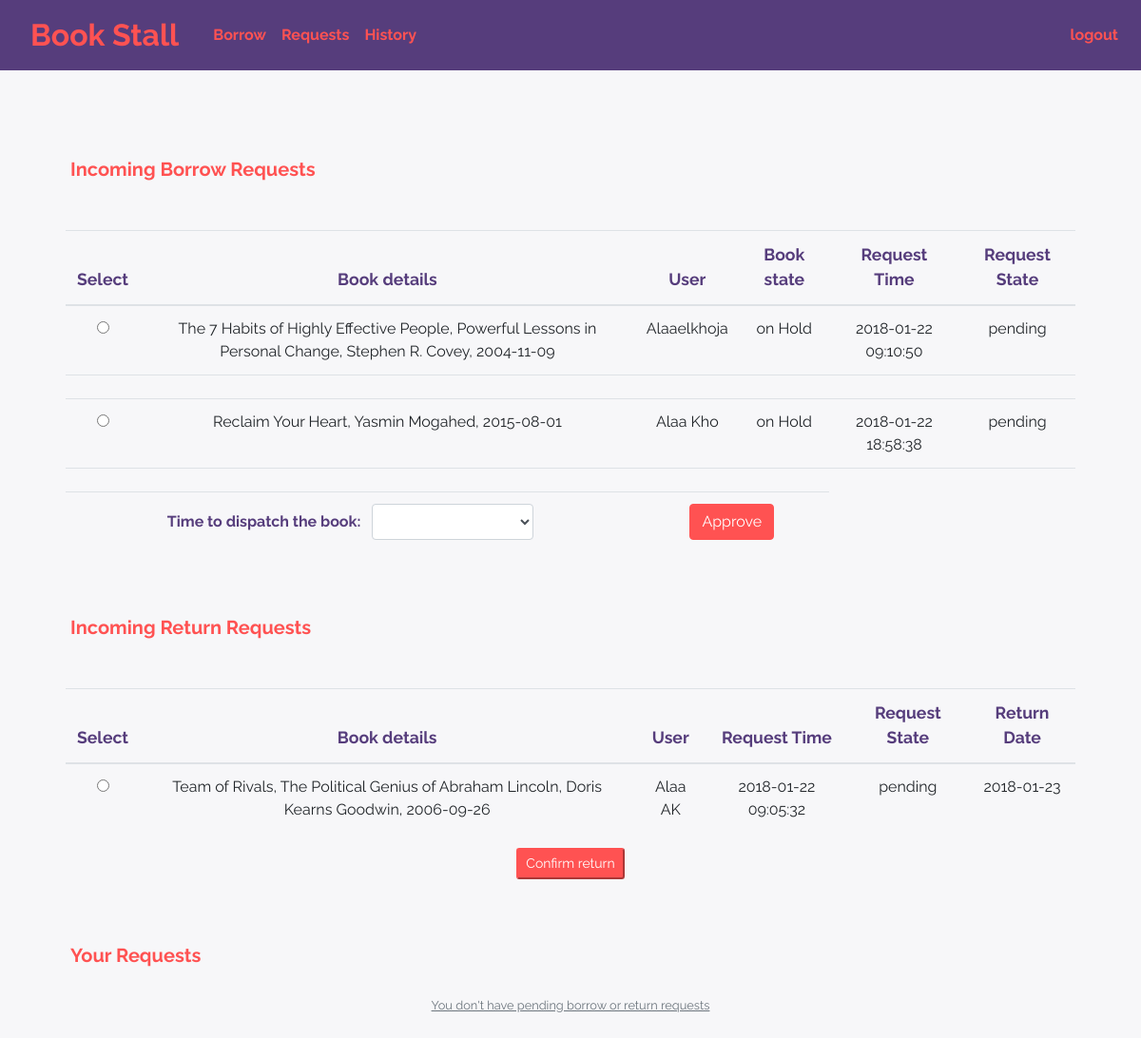
Screenshot of /requests (signed in) with the database file from the repository.
### tables this page shows
CREATE TABLE 'requests' ('id' INTEGER PRIMARY KEY AUTOINCREMENT NOT NULL, 'book_id' INTEGER NOT NULL, 'owner_id' INTEGER NOT NULL, 'user_id' INTEGER NOT NULL, 'state' TEXT NOT NULL DEFAULT pending, 'time' TEXT NOT NULL DEFAULT CURRENT_TIMESTAMP, 'approval_time' TEXT, 'request_type' TEXT, 'delivery_date' TEXT);

CREATE TABLE 'books' ('id' INTEGER PRIMARY KEY AUTOINCREMENT NOT NULL, 'title' TEXT NOT NULL, 'subtitle' TEXT NOT NULL, 'authors' TEXT NOT NULL, 'publishedDate' TEXT NOT NULL, 'lendfor' INTEGER NOT NULL,'review' TEXT, 'notes' TEXT, state TEXT NOT NULL DEFAULT available);

CREATE TABLE 'users' ('id' INTEGER PRIMARY KEY AUTOINCREMENT NOT NULL, 'username' TEXT NOT NULL, 'email' TEXT NOT NULL, 'password' TEXT NOT NULL);

### application.py (the view)
@app.route("/requests", methods=["GET", "POST"])
@login_required
def requests():
    if request.method == "POST":
        if not request.form.get("request_id"):
            flash("Must select a request to approve!")
            return redirect("/requests")
        request_id = request.form.get("request_id")
        approval_time = datetime.date.today()
        request_info = db.execute(
            "SELECT book_id, user_id, request_type FROM requests WHERE id=:id", id=request_id)
        book_id = request_info[0]["book_id"]
        requester_id = request_info[0]["user_id"]
        if request.form.get("cancel"):
            db.execute("DELETE FROM requests WHERE id=:id", id=request_id)
            if request_info[0]["request_type"] == 'borrow':
                db.execute("UPDATE books SET state=:state WHERE id=:id",
                           state='available', id=book_id)
        if request.form.get("approve"):
            if not request.form.get("dispatch_date"):
                flash("Must specify a dispatch time!")
                return redirect("/requests")
            delivery_date = datetime.timedelta(
                days=int(request.form.get("dispatch_date"))) + approval_time
            db.execute("UPDATE requests SET state=:state, approval_time=:approval_time, delivery_date=:delivery_date WHERE id=:id",
                       state="approved", approval_time=approval_time, delivery_date=delivery_date, id=request_id)
        if request.form.get("confirm"):
            db.execute("UPDATE requests SET state=:state, approval_time=:approval_time WHERE id=:id",
                       state="approved", approval_time=approval_time, id=request_id)
            db.execute("UPDATE books SET state=:state WHERE id=:id", state="available", id=book_id)
            db.execute("INSERT INTO borrowed (user_id, operation, book_id, transacted) VALUES (:user_id, :operation, :book_id, :transacted)",
                       user_id=requester_id, operation=-1, book_id=book_id, transacted=approval_time)
            send_email(requester_id, book_id, operation="returned")
        return redirect("/requests")
    else:
        in_rows = db.execute("SELECT requests.id, users.username, books.title, books.subtitle, books.authors, books.publishedDate \
        , books.state, requests.time, requests.state as 'Requeststate' FROM requests JOIN books ON books.id=requests.book_id JOIN users ON  users.id=requests.user_id  \
         WHERE owner_id=:owner_id AND requests.state='pending' AND requests.request_type='borrow'  ", owner_id=session["user_id"])
        rn_rows = db.execute("SELECT requests.id,  users.username, books.title, books.subtitle, books.authors, books.publishedDate\
        , requests.time, requests.state as 'Requeststate', requests.delivery_date FROM requests JOIN books ON books.id=requests.book_id JOIN users ON  users.id=requests.user_id  \
          WHERE owner_id=:owner_id AND requests.state='pending' AND requests.request_type='Return' ", owner_id=session["user_id"])
        out_rows = db.execute("SELECT requests.id, users.username, requests.request_type, books.title, books.subtitle, books.authors, books.publishedDate \
        , books.lendfor as 'loan period', requests.time, requests.state as 'Requeststate', requests.delivery_date FROM requests JOIN books ON books.id=requests.book_id \
        JOIN users ON  users.id=requests.owner_id WHERE user_id=:user_id AND requests.state='pending'", user_id=session["user_id"])
        return render_template("requests.html", in_rows=in_rows, out_rows=out_rows, rn_rows=rn_rows)

### application.py (called while the page is built)
@app.after_request
def after_request(response):
    response.headers["Cache-Control"] = "no-cache, no-store, must-revalidate"
    response.headers["Expires"] = 0
    response.headers["Pragma"] = "no-cache"
    return response

### helpers.py (called while the page is built)
def login_required(f):
    @wraps(f)
    def decorated_function(*args, **kwargs):
        if session.get("user_id") is None:
            return redirect("/login")
        return f(*args, **kwargs)
    return decorated_function

### templates/requests.html (shortened to what this page needs)
{% extends "layout.html" %}
{%block main%}
<div class="form-group ">
<h5 for="inrequests" class="control-label text-left" ><strong>Incoming Borrow Requests</strong></h5>
{%if in_rows%}
<form action="/requests" method="post" class="container mb-5">
  <table class="table table-responsive" id="inrequests">
    <thead>
      <th>Select</th>
      <th>Book details</th>
      <th>User</th>
      <th>Book state</th>
      <th>Request Time</th>
      <th>Request State</th>
    </thead>
      {%for row in in_rows%}
        <tr>
          <td>
            <input name="request_id"  required type="radio"  value="{{row['id']}}"/>
          </td>
          <td>{{row['title']}}, {%if row['subtitle']%}{{row['subtitle']}},{%endif%} {%if row['authors']%}{{row['authors']}},{%endif%} {{row['publishedDate']}}</td>
          {%for key in row%}
            {%if key != 'title' and key != 'subtitle' and key != 'authors' and key != 'publishedDate' and key!='id'%}
                <td>{{row.get(key)}}</td>
            {%endif%}
          {%endfor%}
        </tr>
        <tr>
          <td colspan="7"></td>
        </tr>
      {%endfor%}
      <tr class="text-center">
        <td colspan="2"><label class="mr-2"><strong>Time to dispatch the book:<strong></label>
          <select name="dispatch_date" class="form-control" required>
            <option value=""></option>
            <option value=1>Within tomorrow</option>
          </select>
        </td>
        <td colspan="2"><button name="approve" type="submit"  value="approve" class=" btn btn-info">Approve</button></td>
      </tr>
</table>
</form>
{%else%}
  <small class="text-muted form-group "><u>No pending borrow requests</u></small> </div>
{%endif%}
<div class="form-group ">
<h5 for="return_inrequests" class="control-label text-left" ><strong>Incoming Return Requests</strong></h5>
{%if rn_rows%}
<form action="/requests" method="post" class="container mb-5">
  <table class="table table-responsive" id="return_inrequests">
    <thead>
      <th>Select</th>
      <th>Book details</th>
      <th>User</th>
      <th>Request Time</th>
      <th>Request State</th>
      <th>Return Date</th>
    </thead>
    {%for row in rn_rows%}
      <tr>
        <td><input name="request_id"  type="radio" required  value="{{row['id']}}"/></td>
        <td>{{row['title']}}, {%if row['subtitle']%}{{row['subtitle']}},{%endif%} {%if row['authors']%}{{row['authors']}},{%endif%} {{row['publishedDate']}}</td>
        {%for key in row%}
          {%if key != 'title' and key != 'subtitle' and key != 'authors' and key !='publishedDate' and key!='id'%}
            <td>{{row.get(key)}}</td>
          {%endif%}
        {%endfor%}
      </tr>
    {%endfor%}
</table>
  <button name="confirm" type="submit" value="confirm" class=" btn-sm btn-info">Confirm return</button>
</form>
{%else%}
  <small class="text-muted"><u>No pending return-confirmation requests</u></small></div>
{%endif%}
<div class="form-group ">
  <h5 for="outrequests" class="control-label text-left" ><strong>Your Requests</strong></h5>
{%if out_rows%}
<form action="/requests" method="post" class="container mb-5">
  <table class="table table-responsive" id="outrequests">
    <thead>
      <th>Select</th>
      <th>Book details</th>
      <th>Owner</th>
      <th>Request Type</th>
      <th>Loan Period</th>
      <th>Request Time</th>
      <th>Request State</th>
      <th>Delivery on</th>
    </thead>
      {%for row in out_rows%}
        <tr>
          <td>
            <input name="request_id"  type="radio" required value="{{row['id']}}"/>
          </td>
          <td>{{row['title']}}, {%if row['subtitle']%}{{row['subtitle']}},{%endif%} {%if row['authors']%}{{row['authors']}},{%endif%} {{row['publishedDate']}}</td>
          {%for key in row%}
            {%if key != 'title' and key != 'subtitle' and key != 'authors' and key !='publishedDate' and key!='id'%}
                {%if key == 'loan period'%}
                  <td>{{row.get(key) | days}}</td>
                {%else%}
                <td>{{row.get(key)}}</td>
                {%endif%}
            {%endif%}
          {%endfor%}
        </tr>
      {%endfor%}
</table>
  <button name="cancel" type="submit"  value="cancel" class=" btn-sm btn-info">Cancel request</button>
</div>
</form>
{%else%}
  <small class="text-muted"><u>You don't have pending borrow or return requests</u></small></div>
{%endif%}
{%endblock%}

### static/styles.css (style rules this page uses)
html, body { font-family: 'Raleway', sans-serif; background-color: #F7F7F9; }
.btn.btn-info { background-color: rgb(255, 82, 82); border-color: rgb(255, 82, 82); }
.btn-sm.btn-info { background-color: rgb(255, 82, 82); border-color: rgb(255, 82, 82); }
main .form-control { display: inline-block ; width: auto; }
h5 { padding: 20px; font-weight: solid; color: rgb(255, 82, 82); }
table > thead> tr > th { font-size: 1.1rem; font-weight: bolder; color: #563d7c; }
table { border-color: #563d7c; max-height: 30rem; overflow-y: scroll; }
.form-group label { margin-bottom:0; }
label { color: #563d7c; }
form { margin-top: 2rem; margin-bottom: 1rem; }

### rows the page displays
requests: title "The 7 Habits of Highly Effective People", subtitle "Powerful Lessons in Personal Change", authors "Stephen R. Covey", publishedDate "2004-11-09", get "Alaaelkhoja" "on Hold" "2018-01-22 09:10:50" "pending"
requests: title "Reclaim Your Heart", authors "Yasmin Mogahed", publishedDate "2015-08-01", get "Alaa Kho" "on Hold" "2018-01-22 18:58:38" "pending"
requests: title "Team of Rivals", subtitle "The Political Genius of Abraham Lincoln", authors "Doris Kearns Goodwin", publishedDate "2006-09-26", get "Alaa AK" "2018-01-22 09:05:32" "pending" "2018-01-23"
